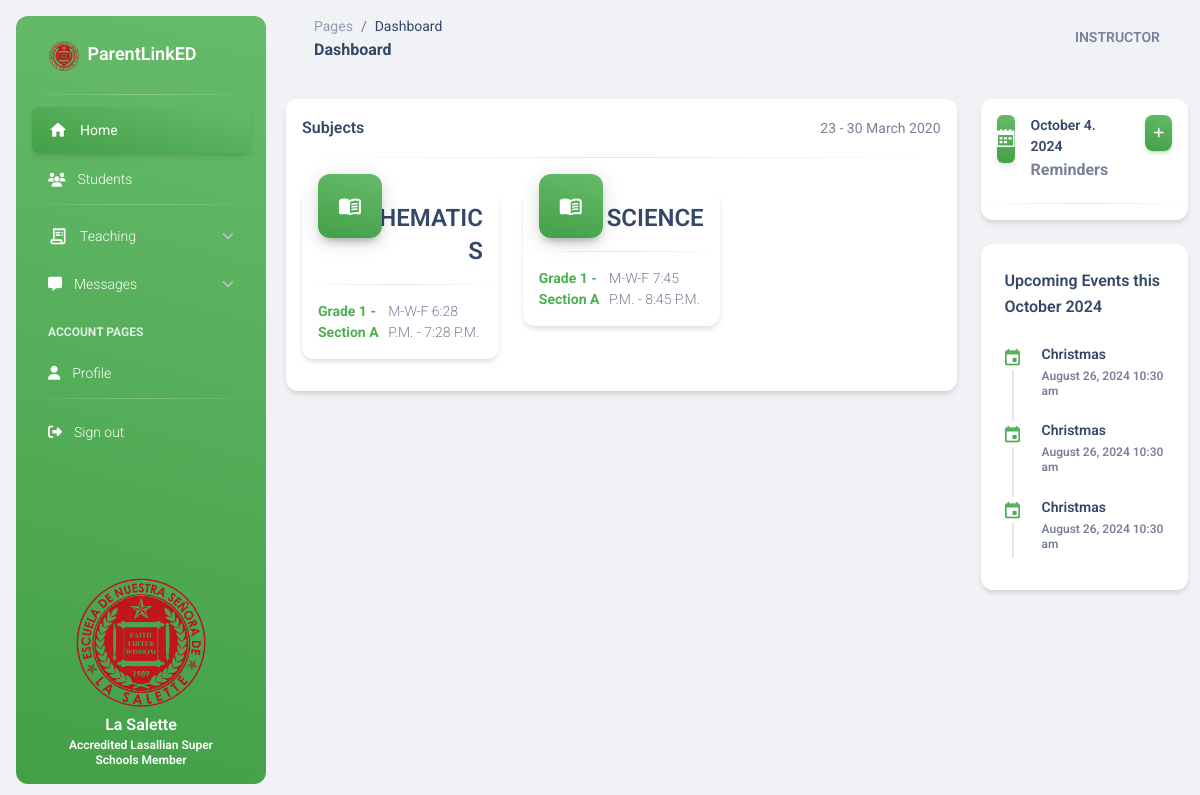
The app's page /instructor/home/ (signed in) with its own data.
### base/models.py (models this page shows, shortened)
class Subject(models.Model):
    name = models.CharField(max_length=100)
    subject_code = models.CharField(max_length=100, null=True, blank=True)
    description = models.TextField(blank=True, null=True)
    day = models.CharField(max_length=100)
    start_time = models.TimeField()
    end_time = models.TimeField()
    slug = models.SlugField(max_length=255, unique=True, null=True, blank=True)

class YearLevelSection(models.Model):
    year_levels = [
        ('Grade 1', 'Grade 1'),
        ('Grade 2', 'Grade 2'),
        ('Grade 3', 'Grade 3'),
        ('Grade 4', 'Grade 4'),
        ('Grade 5', 'Grade 5'),
        ('Grade 6', 'Grade 6'),
    ]
    year_level = models.CharField(max_length=10, choices=year_levels)
    section = models.CharField(max_length=10)
    subjects = models.ManyToManyField(Subject, null=True, blank=True, related_name='year_level_sections')
    instructor = models.ForeignKey(Instructor, on_delete=models.CASCADE, related_name='year_level_sections', null = True, blank = True)
    slug = models.SlugField(max_length=255, unique=True, null=True, blank=True)

### base/view/instructor.py (the view)
# urls.py: path('instructor/home/', instructor_home, name="instructor_home"),
@login_required
def instructor_home(request):
    instructor = get_object_or_404(Instructor, user=request.user)
    groups_info = get_user_chat_groups(request.user)  # Calling the reusable function
    reminders = Reminder.objects.filter(instructor=instructor, is_completed=False, date__lt=datetime.datetime.now())
    year_level_sections = instructor.year_level_sections.all().select_related('instructor').prefetch_related('subjects')
    context = {
        'instructor': instructor,
        'year_level_sections': year_level_sections,
        'reminders': reminders,
        'groups_info': groups_info,
    }
    return render(request, 'base/instructor/home.html', context)

### base/view/instructor.py (called while the page is built, shortened)
def get_user_chat_groups(user):
    chat_groups = ChatGroup.objects.filter(is_private=True, members=user)
    groups_info = []
    return groups_info

### base/templates/base/instructor/home.html (shortened to what this page needs)
{% extends 'base/instructor/base.html' %}
{% block content %}
<div class="row">
    <div class="col-lg-9 col-12">
        <div class="card">
            <div class="card-header p-3">
                <div class="row">
                    <div class="col-md-6">
                        <h6 class="mb-0">Subjects</h6>
                    </div>
                    <div class="col-md-6 d-flex justify-content-end align-items-center">
                        <small>23 - 30 March 2020</small>
                    </div>
                </div>
                <hr class="horizontal dark mb-0">
            </div>
            <div class="card-body p-3 pt-0">
                <div class="row ">
                    {% for section in year_level_sections %}
                    {% for subj in section.subjects.all %}
                        <div class="col-xl-4 col-sm-6 mb-xl-0 mt-3 mb-4">
                            <div class="card mb-3">
                                <div class="card-header p-3 pt-2">
                                <div class="icon icon-lg icon-shape bg-gradient-success shadow-dark text-center border-radius-xl mt-n4 position-absolute">
                                    <i class="material-icons opacity-10">menu_book</i>
                                </div>
                                <div class="text-end pt-1">
                                    <h4 class="mb-0 text-uppercase"><a href="{% url 'subject_details' subj.slug %}">{{subj.name}}</a></h4>
                                </div>
                                </div>
                                <hr class="dark horizontal my-0">
                                <div class="card-footer p-3 d-flex justify-content-between align-items-center">
                                <p class="mb-0 text-sm text-capitalize"><span class="text-success text-sm font-weight-bolder"> {{ section.year_level }} - {{ section.section }}</span></p>
                                    <p class="text-sm mb-0 text-capitalize">{{ subj.day}} {{ subj.start_time}} - {{ subj.end_time}}</p>
                                </div>
                            </div>
                        </div>
                    {% endfor %}
                    {% empty %}
                    <p class="text-center">No subjects associated with this section </p>
                    {% endfor %}
                </div>
            </div>
        </div>
    </div>
    <div class="col-lg-3 col-12 mt-4 mt-lg-0">
        <div class="card">
            <div class="card-header p-3 pb-0">
                <div class="row">
                    <div class="col-8 d-flex">
                        <div class="icon icon-shape bg-gradient-success shadow text-center border-radius-md">
                            <i class="ni ni-calendar-grid-58 text-lg opacity-10" aria-hidden="true"></i>
                        </div>
                        <div class="ms-3 d-flex flex-column justify-content-center">
                        <h5 class="mb-0 text-sm">October 4. 2024</h5>
                            <h6 class="font-weight-bolder text-muted mb-0">Reminders</h6>
                        </div>
                    </div>
                    <div class="col-4">
                        <button class="btn p-2 bg-gradient-success float-end" type="button" data-bs-toggle="modal" data-bs-target="#modal-add-reminder"><i class="fa fa-plus"></i></button>
                    </div>
                </div>
            </div>
            <div class="card-body p-0 pt-1">
                <hr class="dark horizontal">
            </div>
        </div>
        <div class="card overflow-hidden mt-4">
                <div class="upcoming_events">
                    <div class="d-flex justify-content-between card-header pb-0">
                        <h6>Upcoming Events this October 2024</h6>
                    </div>
                    <div class="card-body p-3">
                        <div class="timeline timeline-one-side">
                            <div class="timeline-block mb-3">
                                <span class="timeline-step">
                                    <i class="material-icons text-success text-gradient">event</i>
                                </span>
                                <div class="timeline-content">
                                    <h6 class="text-dark text-sm font-weight-bold mb-0">Christmas</h6>
                                    <p class="text-secondary font-weight-bold text-xs mt-1 mb-0">August 26, 2024 10:30 am</p>
                                </div>
                            </div>
                            <div class="timeline-block mb-3">
                                <span class="timeline-step">
                                    <i class="material-icons text-success text-gradient">event</i>
                                </span>
                                <div class="timeline-content">
                                    <h6 class="text-dark text-sm font-weight-bold mb-0">Christmas</h6>
                                    <p class="text-secondary font-weight-bold text-xs mt-1 mb-0">August 26, 2024 10:30 am</p>
                                </div>
                            </div>
                            <div class="timeline-block mb-3">
                                <span class="timeline-step">
                                    <i class="material-icons text-success text-gradient">event</i>
                                </span>
                                <div class="timeline-content">
                                    <h6 class="text-dark text-sm font-weight-bold mb-0">Christmas</h6>
                                    <p class="text-secondary font-weight-bold text-xs mt-1 mb-0">August 26, 2024 10:30 am</p>
                                </div>
                            </div>
                        </div>
                    </div>
                </div>
        </div>
    </div>
</div>
{% endblock %}

### base/templates/base/instructor/base.html (shortened to what this page needs)
<!DOCTYPE html>
<html lang="en">
<head>
  <link href="/static/assets/css/nucleo-icons.css" rel="stylesheet" />
  <link href="/static/assets/css/nucleo-svg.css" rel="stylesheet" />
  <link id="pagestyle" href="/static/assets/css/material-dashboard.css?v=3.1.0" rel="stylesheet" />
  <link rel="stylesheet" href="https://cdnjs.cloudflare.com/ajax/libs/font-awesome/6.6.0/css/all.min.css" />
  <link rel="stylesheet" href="https://cdn.datatables.net/2.1.5/css/dataTables.dataTables.min.css">
  <link href="/static/assets/css/quill.snow.css" rel="stylesheet">
</head>
<body class="g-sidenav-show  bg-gray-200">
    <aside class="sidenav navbar navbar-vertical navbar-expand-xs border-0 border-radius-xl my-3 fixed-start ms-3   bg-gradient-success" id="sidenav-main">
        <div class="sidenav-header">
          <a class="navbar-brand m-0" href="{% url 'index' %}">
            <img src="/static/assets/img/logo.png" class="navbar-brand-img h-100" alt="main_logo">
            <span class="ms-1 text-lg font-weight-bold text-white">ParentLinkED</span>
          </a>
        </div>
        <hr class="horizontal light mt-0 mb-2">
        <div class="collapse navbar-collapse  w-auto " id="sidenav-collapse-main">
          <ul class="navbar-nav">
            <li class="nav-item">
              <a class="nav-link text-white  {% if request.path == '/instructor/home/' %} bg-gradient-success active {% endif %}" href="{% url 'instructor_home' %}">
                <div class="text-white text-center me-2 d-flex align-items-center justify-content-center">
                  <i class="material-icons opacity-10">home</i>
                </div>
                <span class="nav-link-text ms-1">Home</span>
              </a>
            </li>
            <li class="nav-item">
              <a class="nav-link text-white {% if request.path == '/instructor/students/' %} bg-gradient-success active {% endif %}" href="{% url 'instructor_students_list' %}">
                <div class="text-white text-center me-2 d-flex align-items-center justify-content-center">
                  <i class="fa fa-users"></i>
                </div>
                <span class="nav-link-text ms-1">Students</span>
              </a>
            </li>
            <hr class="horizontal light mt-0 mb-2">
                <div class="accordion">
                    <div class="accordion-item ">
                            <li class="nav-item">
                                <a type="button" class=" collapsed nav-link text-white" data-bs-toggle="collapse" data-bs-target="#collapseOne" aria-expanded="false" aria-controls="collapseOne">
                                  <div class="text-white text-center me-2 d-flex align-items-center justify-content-center">
                                    <i class="material-icons opacity-10">receipt_long</i>
                                  </div>
                                  <span class="nav-link-text ms-1">Teaching</span>
                                </a>
                            </li>
                    </div>
                </div>
                <div class="accordion">
                  <div class="accordion-item ">
                          <li class="nav-item">
                              <a type="button" class=" collapsed nav-link text-white" data-bs-toggle="collapse" data-bs-target="#collapseTwo" aria-expanded="false" aria-controls="collapseTwo">
                                <div class="text-white text-center me-2 d-flex align-items-center justify-content-center">
                                  <i class="fa fa-message opacity-10"></i>
                                </div>
                                <span class="nav-link-text ms-1">Messages</span>
                              </a>
                          </li>
                  </div>
              </div>
                <li class="nav-item mt-3">
                  <h6 class="ps-4 ms-2 text-uppercase text-xs text-white font-weight-bolder opacity-8">Account pages</h6>
                </li>
                <li class="nav-item">
                  <a class="nav-link text-white" href="{% url 'inbox_page' %}">
                    <div class="text-white text-center me-2 d-flex align-items-center justify-content-center">
                      <i class="fa fa-user"></i>
                    </div>
                    <span class="nav-link-text ms-1">Profile</span>
                  </a>
                </li>
                <hr class="horizontal light mt-0 mb-2">
                <li class="nav-item">
                  <a class="nav-link text-white" href="{% url 'logout-account' %}">
                    <div class="text-white text-center me-2 d-flex align-items-center justify-content-center">
                      <i class="fa fa-sign-out" aria-hidden="true"></i>
                    </div>
                    <span class="nav-link-text ms-1">Sign out</span>
                  </a>
                </li>
          </ul>
        </div>
        <div class="sidenav-footer position-absolute w-100 bottom-0 ">
            <div class="mx-3">
                <div class="card-body text-center p-3 w-100 pt-0">
                   <div class="docs-info">
                <img class="w-75 mx-auto" src="/static/assets/img/logo.png" alt="sidebar_illustration">
                      <h6 class="mb-0 text-white">La Salette </h6>
                      <p class="text-xs text-white font-weight-bold mb-0">Accredited Lasallian Super Schools Member </p>
                   </div>
                </div>
            </div>
        </div>
    </aside>
  <main class="main-content position-relative max-height-vh-100 h-100 border-radius-lg ">
    <nav class="navbar navbar-main navbar-expand-lg px-0 mx-4 shadow-none border-radius-xl" id="navbarBlur" data-scroll="true">
        <div class="container-fluid py-1 px-3">
          <nav aria-label="breadcrumb">
            <ol class="breadcrumb bg-transparent mb-0 pb-0 pt-1 px-0 me-sm-6 me-5">
              <li class="breadcrumb-item text-sm"><a class="opacity-5 text-dark" href="javascript:;">Pages</a></li>
              <li class="breadcrumb-item text-sm text-dark active" aria-current="page">Dashboard</li>
            </ol>
            <h6 class="font-weight-bolder mb-0">Dashboard</h6>
          </nav>
          <div class="collapse navbar-collapse mt-sm-0 mt-2 me-md-0 me-sm-4" id="navbar">
            <ul class="navbar-nav  justify-content-end">
              <li class="nav-item d-flex align-items-center">
                <a href="" class="nav-link text-body font-weight-bold px-0">
                  <span class="d-sm-inline d-none ms-3 text-uppercase">{{ request.user }}</span>
                </a>
              </li>
            </ul>
          </div>
        </div>
    </nav>
    <div class="container-fluid py-4">
        {% block content %}
        {% endblock %}
    </div>
  </main>
</body>
</html>

### static/assets/css/nucleo-svg.css (style rules this page uses)
.icon { display: inline-block; color: #111111; height: 1em; width: 1em; }
.icon-lg { height: 1.6em; width: 1.6em; }
.icon { fill: currentColor; stroke: none; }

### records on screen
YearLevelSection: year_level "Grade 1", section "Section A"
Subject: name "MATHEMATICS", day "M-W-F", start_time "6:28 P.m.", end_time "7:28 P.m."
Subject: name "SCIENCE", day "M-W-F", start_time "7:45 P.m.", end_time "8:45 P.m."

### other values on screen
{{ request.user }} "INSTRUCTOR"
